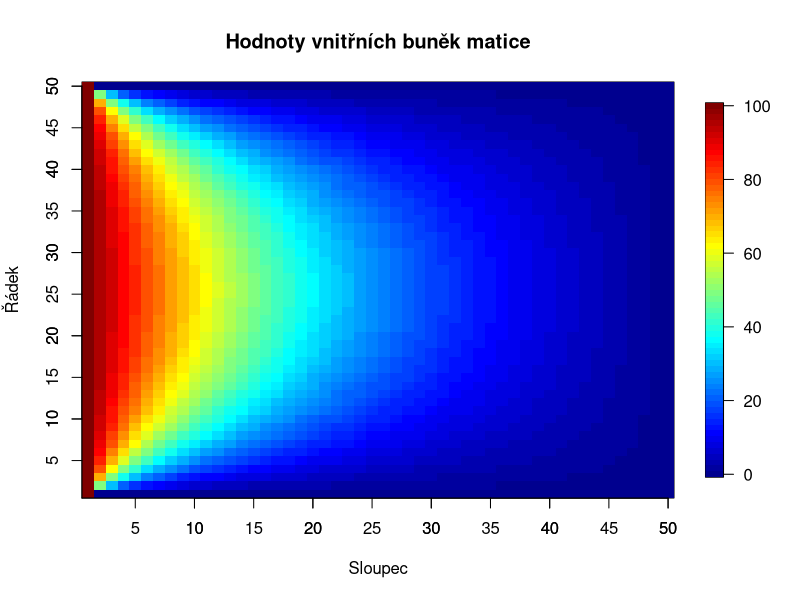

This chart was generated by the following R code:
# Mějme čtvercovou matici řádu 50.
#   - V prvním řádku jsou její hodnoty 100.
#   - V ostatních okrajových buňkách jsou její hodnoty 0.
#   - Pro vnitřní buňky platí, že jsou aritmetickým průměrem sousedních buněk:
#     A[i,j] <- 0.25*(A[i-1,j] + A[i+1,j] + A[i,j-1] + A[i,j+1])
#  Určete hodnoty vnitřních buněk.
  


# Definice velikosti matice
n <- 50

# Inicializace matice s okrajovými podmínkami
A <- matrix(0, n, n)
A[1, ] <- 100  # První řádek je 100

max_iter <- 10000

for (iter in 1:max_iter) {
  
  for (i in 2:(n - 1)) {
    for (j in 2:(n - 1)) {
      A[i, j] <- 0.25 * (A[i - 1, j] + A[i + 1, j] + A[i, j - 1] + A[i, j + 1])
    }
  }
}

# Zobrazení výsledné matice
print(A)

# Vykreslení teplotní mapy
library(fields)
image.plot(1:n, 1:n, A, main="Hodnoty vnitřních buněk matice", xlab="Sloupec", ylab="Řádek", axes=TRUE)
axis(1, at=seq(0, n, by=5), labels=seq(0, n, by=5))
axis(2, at=seq(0, n, by=5), labels=seq(0, n, by=5))
